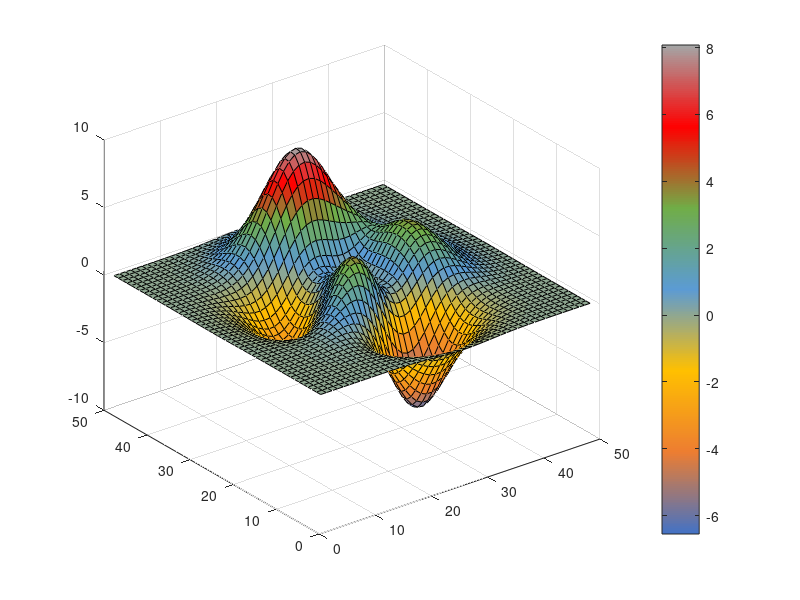

Here is the MATLAB script that generated this plot:
% Define the RGB values of PowerPoint theme colors (example theme)
ppt_colors = [
    68, 114, 196;   % Blue
    237, 125, 49;   % Orange
    255, 192, 0;    % Yellow
    91, 155, 213;   % Light Blue
    112, 173, 71;   % Green
    255, 0, 0;      % Red
    165, 165, 165   % Gray
];

% Normalize RGB values to the range [0, 1]
ppt_colors_normalized = ppt_colors / 255;

% Apply the custom colormap
colormap(ppt_colors_normalized);

% Generate a demo plot
surf(peaks);        % Example 3D plot
colorbar;           % Add a colorbar to visualize the colormap

% Interpolate to create a smoother gradient of 256 colors
n_colors = 256; % Number of colors in the colormap
gradient_colormap = interp1(linspace(0, 1, size(ppt_colors_normalized, 1)), ...
                            ppt_colors_normalized, ...
                            linspace(0, 1, n_colors));

% Apply the interpolated colormap
colormap(gradient_colormap);

% Generate a demo plot
surf(peaks);
colorbar;